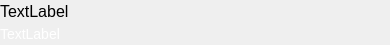
<?xml version="1.0" encoding="UTF-8"?>
<ui version="4.0">
 <class>GIftItem</class>
 <widget class="QDialog" name="GIftItem">
  <property name="geometry">
   <rect>
    <x>0</x>
    <y>0</y>
    <width>390</width>
    <height>45</height>
   </rect>
  </property>
  <property name="windowTitle">
   <string>Dialog</string>
  </property>
  <layout class="QVBoxLayout" name="verticalLayout">
   <property name="spacing">
    <number>0</number>
   </property>
   <property name="leftMargin">
    <number>0</number>
   </property>
   <property name="topMargin">
    <number>0</number>
   </property>
   <property name="rightMargin">
    <number>0</number>
   </property>
   <property name="bottomMargin">
    <number>0</number>
   </property>
   <item>
    <widget class="QLabel" name="label">
     <property name="styleSheet">
      <string notr="true">font-size: 16px;</string>
     </property>
     <property name="text">
      <string>TextLabel</string>
     </property>
    </widget>
   </item>
   <item>
    <widget class="QLabel" name="timeLab">
     <property name="minimumSize">
      <size>
       <width>0</width>
       <height>22</height>
      </size>
     </property>
     <property name="maximumSize">
      <size>
       <width>16777215</width>
       <height>22</height>
      </size>
     </property>
     <property name="styleSheet">
      <string notr="true">font-family: &quot;微软雅黑&quot;;
font-weight: 400;
font-size: 14px;
color: #FFFFFF;
line-height: 20px;
text-align: left;
font-style: normal;</string>
     </property>
     <property name="text">
      <string>TextLabel</string>
     </property>
    </widget>
   </item>
  </layout>
 </widget>
 <resources/>
 <connections/>
</ui>
